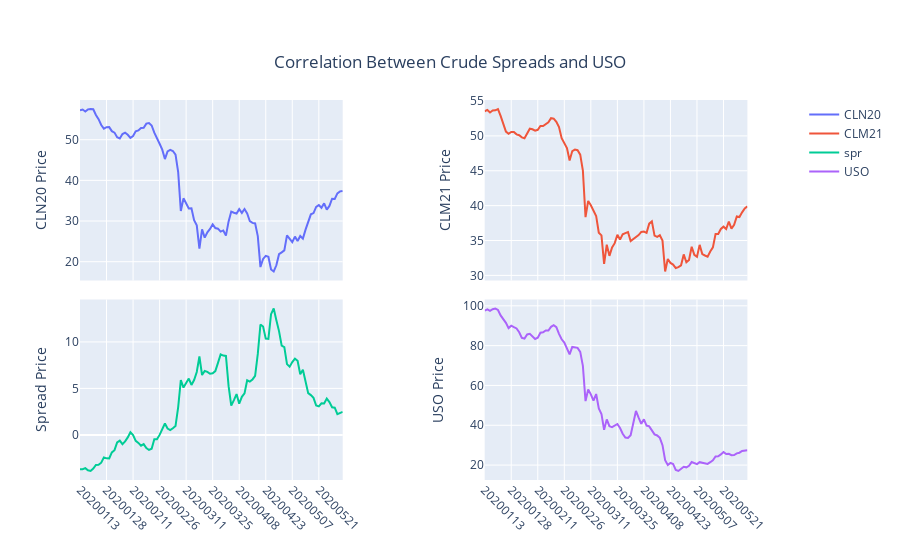

The cell this chart's notebook holds for it:
### Code cell
td = 'trade_date'
fp = 'Futures Price'
cln20 = ['CLN20',td,1,1,False,"CLN20 Price"]
clm21 = ['CLM21',td,1,2,False,'CLM21 Price']
spr = ['spr',td,2,1,False,'Spread Price']
uso = ['USO',td,2,2,False,'USO Price']
df_yp = pd.DataFrame([cln20,clm21,spr,uso],
                    columns=['name','x_column','row','col','is_secondary','yaxis_title'])
fig3 =  dashapp.plotly_subplots(df_both,df_yp,title="Correlation Between Crude Spreads and USO",
                      num_ticks_to_display=10)

iplot(fig3)
